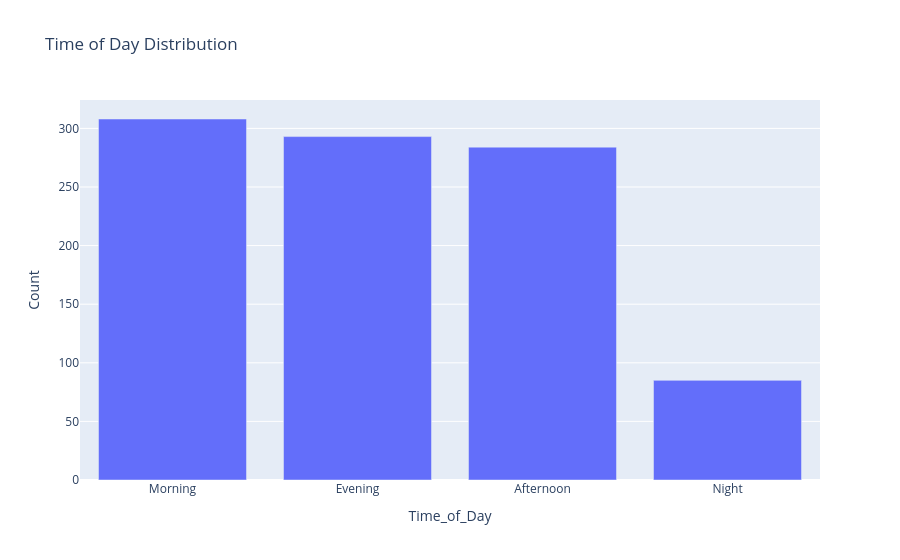

Notebook source saved alongside this figure:
### Code cell
time_count = df["Time_of_Day"].value_counts().reset_index()
time_count.columns = ["Time_of_Day", "Count"]

fig = px.bar(time_count, x = "Time_of_Day", y = "Count", title="Time of Day Distribution")
fig.show()

### Figure 1 — Plotly figure (JSON) as saved in the notebook; plotly's stock layout.template omitted (floating-point values rounded to 4 significant figures)
{"data": [{"alignmentgroup": "True", "hovertemplate": "Time_of_Day=%{x}<br>Count=%{y}<extra></extra>", "legendgroup": "", "marker": {"color": "#636efa", "pattern": {"shape": ""}}, "name": "", "offsetgroup": "", "orientation": "v", "showlegend": false, "textposition": "auto", "type": "bar", "x": ["Morning", "Evening", "Afternoon", "Night"], "xaxis": "x", "y": [308, 293, 284, 85], "yaxis": "y"}], "layout": {"barmode": "relative", "legend": {"tracegroupgap": 0}, "title": {"text": "Time of Day Distribution"}, "xaxis": {"anchor": "y", "domain": [0, 1], "title": {"text": "Time_of_Day"}}, "yaxis": {"anchor": "x", "domain": [0, 1], "title": {"text": "Count"}}}}
